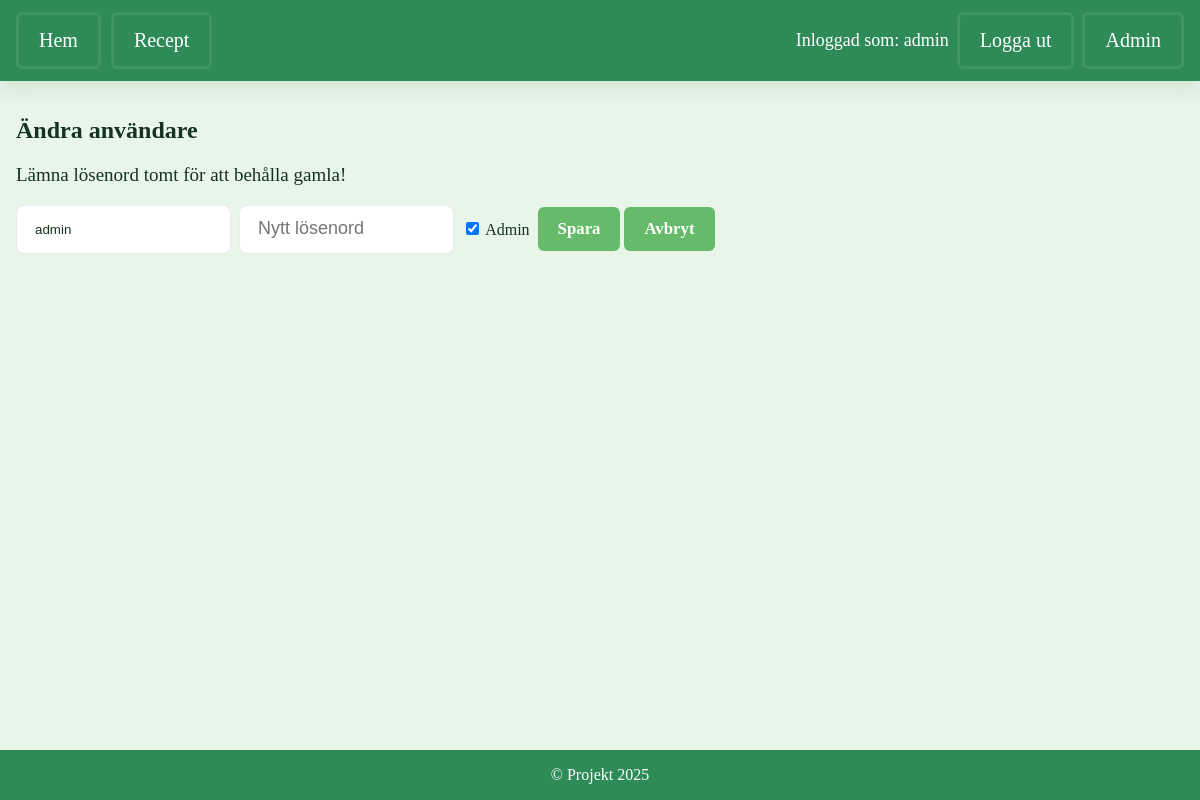
Screenshot of /admin/edit/5 (signed in) with the database file from the repository.
### tables this page shows
CREATE TABLE users (
                       id INTEGER PRIMARY KEY AUTOINCREMENT,
                       username TEXT NOT NULL UNIQUE,
                       password TEXT NOT NULL,
                       admin INTEGER NOT NULL DEFAULT 0
                   );

### app.py (the view, shortened to what this page needs)
@app.route('/admin/edit/<int:user_id>', methods=['GET', 'POST'])
def admin_edit_user(user_id):
    if not session.get('username'):
        return redirect(url_for('login'))
    if not session.get('is_admin'):
        return redirect(url_for('recipe'))
    user = get_user_by_id(user_id)
    if not user:
        return redirect(url_for('admin_index'))
    return render_template('admin_edit_user.html', user=user)

### app.py (called while the page is built)
def get_user_by_id(user_id):
    with sqlite3.connect('app.db') as conn:
        conn.row_factory = sqlite3.Row
        cursor = conn.cursor()
        cursor.execute('SELECT * FROM users WHERE id=?', (user_id,))
        return cursor.fetchone()

### templates/admin_edit_user.html
{% extends 'base.html' %}
{% block content %}
<h2>Ändra användare</h2>
<p>Lämna lösenord tomt för att behålla gamla!</p>
<form method="post" class="form-inline" aria-label="Formulär för att redigera användare">
      <input class="input" type="text" name="username" value="{{ user['username'] }}" required aria-label="Användarnamn" aria-required="true">
      <input class="input" type="password" name="password" placeholder="Nytt lösenord" aria-label="Nytt lösenord (lämna tomt för att behålla)">
      <label class="checkbox-label">
          <input type="checkbox" name="admin" {% if user['admin'] %}checked{% endif %} aria-label="Ge användaren administratörsrättigheter"> Admin
      </label>
      <div class="button-group">
          <button type="submit" class="btn" aria-label="Spara ändringar på användare">Spara</button>
          <a class="btn btn-link" href="{{ url_for('admin_index') }}" aria-label="Avbryt och gå tillbaka till administratörspanelen">Avbryt</a>
      </div>
</form>
{% endblock %}

### templates/base.html (shortened to what this page needs)
<!DOCTYPE html>
<html lang="en">
<head>
    <link rel="stylesheet" href="{{ url_for('static', filename='style.css') }}">
</head>
<body>
    <div class="app">
        {% if not hide_nav %}
        <nav class="main-nav">
            <div class="nav-inner">
                <div class="nav-list">
                <a class="nav-link" href="{{ url_for('index') }}" aria-label="Gå till startsidan">Hem</a>
                <a class="nav-link" href="{{ url_for('recipe_collection') }}" aria-label="Visa receptsamling">Recept</a>
                </div>
                <div class="left">
                    {% if session.get('username') %}
                        <span aria-label="Inloggad användare">Inloggad som: {{ session.get('username') }}</span>
                        <a class="nav-link" href="{{ url_for('logout') }}" aria-label="Logga ut från systemet">Logga ut</a>
                    {% else %}
                        <a class="nav-link" href="{{ url_for('login') }}" aria-label="Logga in på systemet">Logga in</a>
                        <a class="nav-link" href="{{ url_for('register') }}" aria-label="Registrera nytt konto">Registrera</a>
                    {% endif %}
                    {% if session.get('is_admin') %}
                        <a class="nav-link" href="{{ url_for('admin_index') }}" aria-label="Öppna administratörspanel">Admin</a>
                    {% endif %}
                </div>
            </div>
        </nav>
        {% endif %}
        <main class="site-main container content-left">
            {% block content %}{% endblock %}
        </main>
        {% if not hide_nav %}
        <footer>
            &copy; Projekt 2025
        </footer>
        {% endif %}
    </div>
</body>
</html>

### static/style.css (style rules this page uses)
:root { --primary-color: #2E8B57; --secondary-color: #E8F5E9; --third-color: #66BB6A; --forth-color: #1B5E20; --font-family: 'Arial, sans-serif'; --bg: var(--secondary-color); --text-color: #16331f; --muted: #466c53; --accent: #ffd54f; --danger: #d32f2f; --shadow: 0 6px 18px rgba(27,94,32,0.12); --radius: 8px; --gap: 12px; --nav-bg: var(--primary-color); --btn-bg: var(--third-color); --btn-hover: #4ea05a; --btn-contrast: #ffffff; }
html, body { height: 100%; margin: 0; background: var(--bg); color: var(--text-color); font-family: var(--font-family); }
p { font-size: 19px; }
a { color: inherit; text-decoration: none; }
.container { max-width: 980px; margin: 0 auto; padding: 0 16px; box-sizing: border-box; }
.app { min-height: 100vh; display: flex; flex-direction: column; }
.site-main { flex: 1 0 auto; display: block; min-height: 0; }
.main-nav { width: 100%; background: var(--nav-bg); color: white; padding: 12px 0; box-shadow: var(--shadow); border-radius: 0; }
.nav-inner { max-width: 980px; margin: 0 auto; padding: 0 16px; display: flex; align-items: center; justify-content: space-between; gap: 12px; }
.nav-list { display:flex; gap:10px; align-items:center; flex-wrap:wrap; }
.left, .nav-actions { display:flex; gap:8px; align-items:center; }
.nav-list { display: flex; gap: 10px; align-items: center; flex-wrap: nowrap; }
.nav-list, .nav-actions { white-space: nowrap; overflow-x: auto; }
.nav-link { padding: 12px 18px; background: transparent; color: white; border-radius: 6px; border: 3px solid rgba(255,255,255,0.08); font-size: 18px; transition: transform 0.12s cubic-bezier(.2,.9,.2,1), background 0.12s, box-shadow 0.12s; }
span { font-size: 18px; }
.btn { cursor: pointer; display: inline-flex; gap: 8px; align-items: center; justify-content: center; padding: 12px 20px; border-radius: 6px; border: none; color: var(--btn-contrast); background: var(--btn-bg); font-weight: 600; font-family: var(--font-family); font-size: 1.05rem; }
button.btn { border: none; padding: 12px 20px; font-size: 1.05rem; font-family: var(--font-family); }
.btn { transition: transform 0.12s cubic-bezier(.2,.9,.2,1), background 0.12s, box-shadow 0.12s; }
::placeholder { font-size: 18px; }
form { margin: 0; }
.form-inline { display: flex; gap: 8px; align-items: center; flex-wrap: wrap; }
.input, input[type="text"], input[type="password"], textarea { padding: 16px 18px; border-radius: 8px; border: 1px solid rgba(0,0,0,0.08); background: #fff; color: var(--text-color); box-sizing: border-box; }
footer { background: var(--nav-bg); padding: 16px 0; text-align: center; color: white; margin-top: auto; width: 100%; flex-shrink: 0; }
.site-main { flex: none; display: block; }
.site-main.container.content-left { margin: 0; padding: 16px; max-width: 100%; width: 100%; box-sizing: border-box; }
@media (min-width: 1200px) { .container { max-width: 1200px; padding: 0 24px; } }
@media (min-width: 1200px) { .nav-inner { max-width: 1200px; } }
@media (min-width: 1200px) { .nav-link { font-size: 20px; padding: 14px 20px; } }

### rows the page displays
users: get "admin", username "admin", admin "☑"
